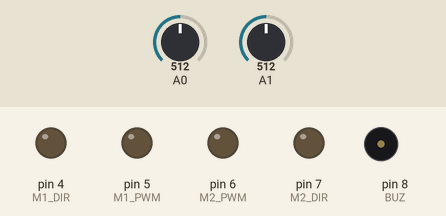
Bench run of a sketch on a simulated Arduino Uno, built with avr-gcc and run on an emulated ATmega328P. Shown: output pins drawn as LEDs (lit = HIGH), buzzer (waves = sounding). The test bench sets the inputs (shaded band); at power-on: A0 = 512, A1 = 512. What the sketch prints to the serial monitor is not drawn.

Above: at 1.2 s.
1.3 s: A0 set to 687
2.8 s: A0 set to 713
At 3.8 s:
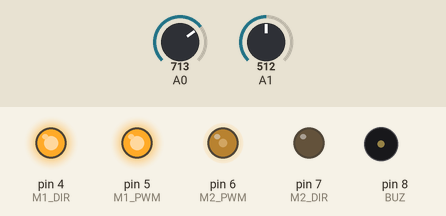
At 15.06 s:
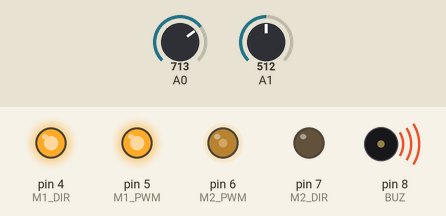
Timing chart, 0 to 31.2 s (numbered marks = the images above; inputs shaded):
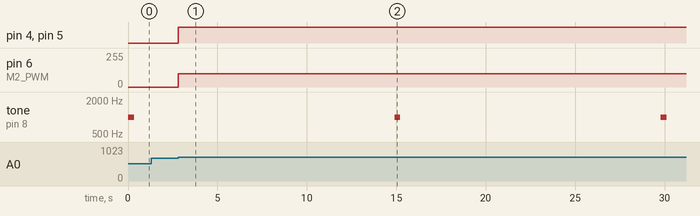

Measured:
- the behaviour switches between 700 and 701 on A0 (found by bisection; images 0 and 1)
- after the input at 2.8 s, pin 4 (M1_DIR), pin 5 (M1_PWM): LOW → HIGH at once; pin 6 (M2_PWM): 0/255 → 100/255 at once
- by itself, tone on pin 8 (BUZ): alternates 1000 Hz for 0.33 s and silent for 14.6 s

The sketch:

task1.ino
```cpp
#define M1_DIR 4
#define M1_PWM 5
#define M2_DIR 7
#define M2_PWM 6
#define LS A0
#define RS A1
#define BUZ 8
#define BLACK_LEVEL_LOW 700
#define BLACK_LEVEL_HIGH 950
#define WHITE_LEVEL_LOW 500
#define WHITE_LEVEL_HIGH 580

int t1 = 1330;
int t2 = 8030 + 800;
int t3 = 2560;
int t4 = 1100;
int t5 = 2010;
int x_time = 0;
int error = 500;
int turn = 0; // 1 - влево, 2 - вправо
int timer = 0;
int lap1 = 14900, lap2 = lap2 * 2, lap3 = lap1 * 3;
int lap = 1;
void Init() {
  pinMode(4, OUTPUT);
  pinMode(5, OUTPUT);
  pinMode(6, OUTPUT);
  pinMode(7, OUTPUT);
  pinMode(8, OUTPUT);
  Serial.begin(9600);
}
void Backward(int pwm1 = 250, int pwm2 = 250) {
  digitalWrite(M1_DIR, 0);
  digitalWrite(M2_DIR, 0);
  analogWrite(M1_PWM, pwm1);
  analogWrite(M2_PWM, pwm2);
}

void Forward(int pwm1 = 250, int pwm2 = 250) {
  digitalWrite(M1_DIR, 1);
  digitalWrite(M2_DIR, 1);
  analogWrite(M1_PWM, pwm1);
  analogWrite(M2_PWM, pwm2);
}
void Stop() {
  digitalWrite(M1_DIR, 0);
  digitalWrite(M2_DIR, 0);
  analogWrite(M1_PWM, 0);
  analogWrite(M2_PWM, 0);
}

void Right(int pwm1 = 250, int pwm2 = 250) {
  //120
  digitalWrite(M1_DIR, 0);
  digitalWrite(M2_DIR, 1);
  analogWrite(M1_PWM, pwm1);
  analogWrite(M2_PWM, pwm2);
}

void Left(int pwm1 = 250, int pwm2 = 250) {
  digitalWrite(M1_DIR, 1);
  digitalWrite(M2_DIR, 0);
  analogWrite(M1_PWM, pwm1);
  analogWrite(M2_PWM, pwm2);
}
void setup() {
  Init();
}

bool isBlack( int pin) {
  if ((analogRead(pin) > BLACK_LEVEL_LOW) && (analogRead(pin) < BLACK_LEVEL_HIGH))
    return true;
  return false;
}


void loop() {
  bool L = isBlack(LS);
  bool R = isBlack(RS);
  timer = millis() - x_time;
  Serial.println(timer);
  if ((timer > lap1 - 20 and timer < lap1 + 20 ) or (timer > lap2 - 20 and timer < lap2 + 20 ) or (timer > lap3 - 20 and timer < lap3 + 20 )) {
    x_time = timer;
    lap++;
    tone(BUZ, 1000, 300);
  }
  if (L and R) { //all black
    if (lap == 1) {
      if ((timer > t1 + t2 + error and timer < t1 + t2 + t3 - error)) { //or (timer>t1_2 and timer < t2_2) or (timer > t1_3 and timer < t2_3)){
        Forward(255, 255);
      }

      else if ((timer >= t1 + t2 + t3 + t4 + error and timer <= t1 + t2 + t3 + t4 + t5 - error)) { //or (timer >= 27000 and timer <= 28000) or (timer >= 42000 and timer <= 43000)){
        Forward(255, 255);
      }
      else if ((timer > t1 + t2 + t3 - error and timer <= t1 + t2 + t3) or
               (timer > t1 + t2 + t3 + t4 + t5 - error and timer <= t1 + t2 + t3 + t4 + t5)) {
        Forward(100, 100);
        tone(BUZ, 1000, 300);
      }
      else {
        Forward(185, 185);
      }
    }
    else if (lap == 2 or lap == 3){
      if ((timer > t2 + error and timer < t2 + t3 - error)) { //or (timer>t1_2 and timer < t2_2) or (timer > t1_3 and timer < t2_3)){
        Forward(255, 255);
      }

      else if ((timer >= t2 + t3 + t4 + error and timer <= t2 + t3 + t4 + t5 - error)) { //or (timer >= 27000 and timer <= 28000) or (timer >= 42000 and timer <= 43000)){
        Forward(255, 255);
      }
      else if ((timer > t2 + t3 - error and timer <= t2 + t3) or
               (timer > t2 + t3 + t4 + t5 - error and timer <= t2 + t3 + t4 + t5)) {
        Forward(100, 100);
        tone(BUZ, 1000, 300);
      }
      else {
        Forward(185, 185);
      }
    }
  }
  else if (!L and R) { //L - white, R - black
    Right(100, 255);
    turn = 2;
  }
  else if (L and !R) {
    Left(255, 100);
    turn = 1;
  }
  else if (!L and !R) {
    if (turn == 1) {
      Left(255, 120);
      //tone(BUZ, 1000, 300);
    }
    else if (turn == 2) {
      Right(120, 255);
      //tone(BUZ, 1000, 300);
    }
  }
  //white 513-580
  //black 800-950
  Serial.print(L);
  Serial.print(", ");
  Serial.println(R);
}
```
